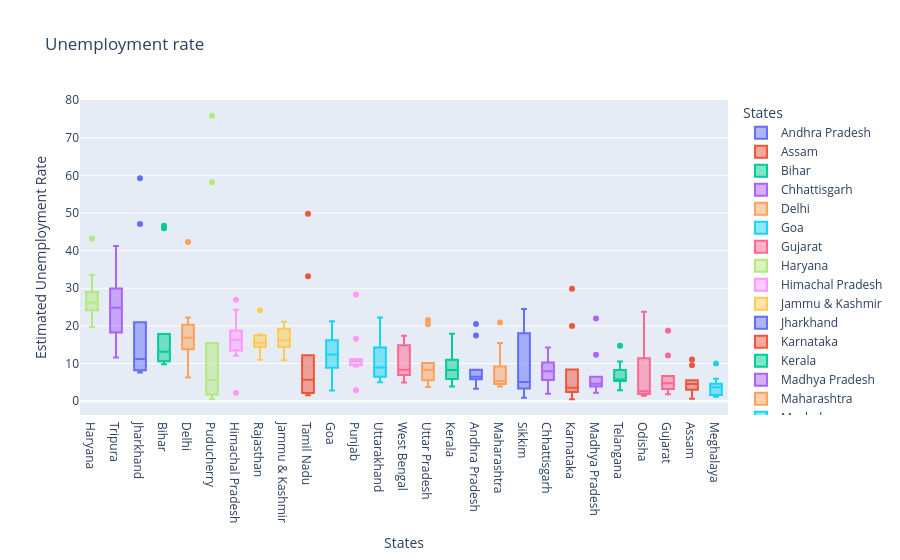

The notebook cell saved with this chart:
### Markdown cell above
# Data exploratory Analysis

### Code cell
fig = px.box(df,x='States',y='Estimated Unemployment Rate',color='States',title='Unemployment rate',template='plotly')
fig.update_layout(xaxis={'categoryorder':'total descending'})
fig.show()

# The below box shows unemployement rate in each state in India

### Figure 1 — Plotly figure (JSON) as saved in the notebook; plotly's stock layout.template omitted (floating-point values rounded to 4 significant figures)
{"data": [{"alignmentgroup": "True", "hovertemplate": "States=%{x}<br>Estimated Unemployment Rate=%{y}<extra></extra>", "legendgroup": "Andhra Pradesh", "marker": {"color": "#636efa"}, "name": "Andhra Pradesh", "notched": false, "offsetgroup": "Andhra Pradesh", "orientation": "v", "showlegend": true, "type": "box", "x": ["Andhra Pradesh", "Andhra Pradesh", "Andhra Pradesh", "Andhra Pradesh", "Andhra Pradesh", "Andhra Pradesh", "Andhra Pradesh", "Andhra Pradesh", "Andhra Pradesh", "Andhra Pradesh"], "x0": " ", "xaxis": "x", "y": [5.48, 5.83, 5.79, 20.51, 17.43, 3.31, 8.34, 6.96, 6.4, 6.59], "y0": " ", "yaxis": "y"}, {"alignmentgroup": "True", "hovertemplate": "States=%{x}<br>Estimated Unemployment Rate=%{y}<extra></extra>", "legendgroup": "Assam", "marker": {"color": "#EF553B"}, "name": "Assam", "notched": false, "offsetgroup": "Assam", "orientation": "v", "showlegend": true, "type": "box", "x": ["Assam", "Assam", "Assam", "Assam", "Assam", "Assam", "Assam", "Assam", "Assam", "Assam"], "x0": " ", "xaxis": "x", "y": [4.66, 4.41, 4.77, 11.06, 9.55, 0.6, 3.77, 5.53, 1.19, 3.02], "y0": " ", "yaxis": "y"}, {"alignmentgroup": "True", "hovertemplate": "States=%{x}<br>Estimated Unemployment Rate=%{y}<extra></extra>", "legendgroup": "Bihar", "marker": {"color": "#00cc96"}, "name": "Bihar", "notched": false, "offsetgroup": "Bihar", "orientation": "v", "showlegend": true, "type": "box", "x": ["Bihar", "Bihar", "Bihar", "Bihar", "Bihar", "Bihar", "Bihar", "Bihar", "Bihar", "Bihar"], "x0": " ", "xaxis": "x", "y": [10.61, 10.29, 15.43, 46.64, 45.96, 17.82, 12.79, 13.44, 11.91, 9.82], "y0": " ", "yaxis": "y"}, {"alignmentgroup": "True", "hovertemplate": "States=%{x}<br>Estimated Unemployment Rate=%{y}<extra></extra>", "legendgroup": "Chhattisgarh", "marker": {"color": "#ab63fa"}, "name": "Chhattisgarh", "notched": false, "offsetgroup": "Chhattisgarh", "orientation": "v", "showlegend": true, "type": "box", "x": ["Chhattisgarh", "Chhattisgarh", "Chhattisgarh", "Chhattisgarh", "Chhattisgarh", "Chhattisgarh", "Chhattisgarh", "Chhattisgarh", "Chhattisgarh", "Chhattisgarh"], "x0": " ", "xaxis": "x", "y": [9.65, 8.38, 7.54, 3.41, 10.5, 14.23, 10.27, 5.63, 1.96, 6.62], "y0": " ", "yaxis": "y"}, {"alignmentgroup": "True", "hovertemplate": "States=%{x}<br>Estimated Unemployment Rate=%{y}<extra></extra>", "legendgroup": "Delhi", "marker": {"color": "#FFA15A"}, "name": "Delhi", "notched": false, "offsetgroup": "Delhi", "orientation": "v", "showlegend": true, "type": "box", "x": ["Delhi", "Delhi", "Delhi", "Delhi", "Delhi", "Delhi", "Delhi", "Delhi", "Delhi", "Delhi"], "x0": " ", "xaxis": "x", "y": [22.23, 14.84, 17.04, 16.68, 42.27, 18.19, 20.3, 13.79, 12.53, 6.27], "y0": " ", "yaxis": "y"}, {"alignmentgroup": "True", "hovertemplate": "States=%{x}<br>Estimated Unemployment Rate=%{y}<extra></extra>", "legendgroup": "Goa", "marker": {"color": "#19d3f3"}, "name": "Goa", "notched": false, "offsetgroup": "Goa", "orientation": "v", "showlegend": true, "type": "box", "x": ["Goa", "Goa", "Goa", "Goa", "Goa", "Goa", "Goa", "Goa", "Goa", "Goa"], "x0": " ", "xaxis": "x", "y": [8.89, 2.81, 5.25, 13.31, 21.25, 9.96, 17.07, 16.21, 15.38, 11.54], "y0": " ", "yaxis": "y"}, {"alignmentgroup": "True", "hovertemplate": "States=%{x}<br>Estimated Unemployment Rate=%{y}<extra></extra>", "legendgroup": "Gujarat", "marker": {"color": "#FF6692"}, "name": "Gujarat", "notched": false, "offsetgroup": "Gujarat", "orientation": "v", "showlegend": true, "type": "box", "x": ["Gujarat", "Gujarat", "Gujarat", "Gujarat", "Gujarat", "Gujarat", "Gujarat", "Gujarat", "Gujarat", "Gujarat"], "x0": " ", "xaxis": "x", "y": [5.54, 6.38, 6.66, 18.71, 12.11, 3.2, 1.84, 1.87, 3.42, 4.03], "y0": " ", "yaxis": "y"}, {"alignmentgroup": "True", "hovertemplate": "States=%{x}<br>Estimated Unemployment Rate=%{y}<extra></extra>", "legendgroup": "Haryana", "marker": {"color": "#B6E880"}, "name": "Haryana", "notched": false, "offsetgroup": "Haryana", "orientation": "v", "showlegend": true, "type": "box", "x": ["Haryana", "Haryana", "Haryana", "Haryana", "Haryana", "Haryana", "Haryana", "Haryana", "Haryana", "Haryana"], "x0": " ", "xaxis": "x", "y": [20.34, 25.77, 25.05, 43.22, 29.02, 26.7, 24.18, 33.5, 19.68, 27.31], "y0": " ", "yaxis": "y"}, {"alignmentgroup": "True", "hovertemplate": "States=%{x}<br>Estimated Unemployment Rate=%{y}<extra></extra>", "legendgroup": "Himachal Pradesh", "marker": {"color": "#FF97FF"}, "name": "Himachal Pradesh", "notched": false, "offsetgroup": "Himachal Pradesh", "orientation": "v", "showlegend": true, "type": "box", "x": ["Himachal Pradesh", "Himachal Pradesh", "Himachal Pradesh", "Himachal Pradesh", "Himachal Pradesh", "Himachal Pradesh", "Himachal Pradesh", "Himachal Pradesh", "Himachal Pradesh", "Himachal Pradesh"], "x0": " ", "xaxis": "x", "y": [16.83, 16.84, 18.76, 2.2, 26.95, 13.47, 24.31, 15.79, 12.04, 13.46], "y0": " ", "yaxis": "y"}, {"alignmentgroup": "True", "hovertemplate": "States=%{x}<br>Estimated Unemployment Rate=%{y}<extra></extra>", "legendgroup": "Jammu & Kashmir", "marker": {"color": "#FECB52"}, "name": "Jammu & Kashmir", "notched": false, "offsetgroup": "Jammu & Kashmir", "orientation": "v", "showlegend": true, "type": "box", "x": ["Jammu & Kashmir", "Jammu & Kashmir", "Jammu & Kashmir", "Jammu & Kashmir", "Jammu & Kashmir", "Jammu & Kashmir", "Jammu & Kashmir", "Jammu & Kashmir", "Jammu & Kashmir"], "x0": " ", "xaxis": "x", "y": [21.08, 20.78, 15.5, 18.74, 17.92, 10.88, 11.09, 16.17, 16.14], "y0": " ", "yaxis": "y"}, {"alignmentgroup": "True", "hovertemplate": "States=%{x}<br>Estimated Unemployment Rate=%{y}<extra></extra>", "legendgroup": "Jharkhand", "marker": {"color": "#636efa"}, "name": "Jharkhand", "notched": false, "offsetgroup": "Jharkhand", "orientation": "v", "showlegend": true, "type": "box", "x": ["Jharkhand", "Jharkhand", "Jharkhand", "Jharkhand", "Jharkhand", "Jharkhand", "Jharkhand", "Jharkhand", "Jharkhand", "Jharkhand"], "x0": " ", "xaxis": "x", "y": [10.61, 11.85, 8.23, 47.09, 59.23, 20.95, 7.63, 9.76, 8.24, 11.8], "y0": " ", "yaxis": "y"}, {"alignmentgroup": "True", "hovertemplate": "States=%{x}<br>Estimated Unemployment Rate=%{y}<extra></extra>", "legendgroup": "Karnataka", "marker": {"color": "#EF553B"}, "name": "Karnataka", "notched": false, "offsetgroup": "Karnataka", "orientation": "v", "showlegend": true, "type": "box", "x": ["Karnataka", "Karnataka", "Karnataka", "Karnataka", "Karnataka", "Karnataka", "Karnataka", "Karnataka", "Karnataka", "Karnataka"], "x0": " ", "xaxis": "x", "y": [2.86, 3.61, 3.46, 29.84, 19.97, 8.44, 4.01, 0.5, 2.41, 1.58], "y0": " ", "yaxis": "y"}, {"alignmentgroup": "True", "hovertemplate": "States=%{x}<br>Estimated Unemployment Rate=%{y}<extra></extra>", "legendgroup": "Kerala", "marker": {"color": "#00cc96"}, "name": "Kerala", "notched": false, "offsetgroup": "Kerala", "orientation": "v", "showlegend": true, "type": "box", "x": ["Kerala", "Kerala", "Kerala", "Kerala", "Kerala", "Kerala", "Kerala", "Kerala", "Kerala", "Kerala"], "x0": " ", "xaxis": "x", "y": [5.31, 7.6, 8.99, 16.99, 17.88, 9.71, 7.09, 10.98, 5.91, 3.88], "y0": " ", "yaxis": "y"}, {"alignmentgroup": "True", "hovertemplate": "States=%{x}<br>Estimated Unemployment Rate=%{y}<extra></extra>", "legendgroup": "Madhya Pradesh", "marker": {"color": "#ab63fa"}, "name": "Madhya Pradesh", "notched": false, "offsetgroup": "Madhya Pradesh", "orientation": "v", "showlegend": true, "type": "box", "x": ["Madhya Pradesh", "Madhya Pradesh", "Madhya Pradesh", "Madhya Pradesh", "Madhya Pradesh", "Madhya Pradesh", "Madhya Pradesh", "Madhya Pradesh", "Madhya Pradesh", "Madhya Pradesh"], "x0": " ", "xaxis": "x", "y": [4.11, 4.57, 2.22, 12.36, 21.98, 6.48, 5.08, 4.7, 3.91, 3.13], "y0": " ", "yaxis": "y"}, {"alignmentgroup": "True", "hovertemplate": "States=%{x}<br>Estimated Unemployment Rate=%{y}<extra></extra>", "legendgroup": "Maharashtra", "marker": {"color": "#FFA15A"}, "name": "Maharashtra", "notched": false, "offsetgroup": "Maharashtra", "orientation": "v", "showlegend": true, "type": "box", "x": ["Maharashtra", "Maharashtra", "Maharashtra", "Maharashtra", "Maharashtra", "Maharashtra", "Maharashtra", "Maharashtra", "Maharashtra", "Maharashtra"], "x0": " ", "xaxis": "x", "y": [4.95, 4.69, 5.79, 20.9, 15.46, 9.23, 3.89, 6.23, 4.55, 4.1], "y0": " ", "yaxis": "y"}, {"alignmentgroup": "True", "hovertemplate": "States=%{x}<br>Estimated Unemployment Rate=%{y}<extra></extra>", "legendgroup": "Meghalaya", "marker": {"color": "#19d3f3"}, "name": "Meghalaya", "notched": false, "offsetgroup": "Meghalaya", "orientation": "v", "showlegend": true, "type": "box", "x": ["Meghalaya", "Meghalaya", "Meghalaya", "Meghalaya", "Meghalaya", "Meghalaya", "Meghalaya", "Meghalaya", "Meghalaya", "Meghalaya"], "x0": " ", "xaxis": "x", "y": [1.66, 3.59, 1.58, 10.03, 5.92, 1.15, 2.1, 3.74, 4.29, 4.6], "y0": " ", "yaxis": "y"}, {"alignmentgroup": "True", "hovertemplate": "States=%{x}<br>Estimated Unemployment Rate=%{y}<extra></extra>", "legendgroup": "Odisha", "marker": {"color": "#FF6692"}, "name": "Odisha", "notched": false, "offsetgroup": "Odisha", "orientation": "v", "showlegend": true, "type": "box", "x": ["Odisha", "Odisha", "Odisha", "Odisha", "Odisha", "Odisha", "Odisha", "Odisha", "Odisha", "Odisha"], "x0": " ", "xaxis": "x", "y": [1.9, 3.12, 13.08, 23.76, 11.41, 3.77, 1.88, 1.42, 2.1, 2.18], "y0": " ", "yaxis": "y"}, {"alignmentgroup": "True", "hovertemplate": "States=%{x}<br>Estimated Unemployment Rate=%{y}<extra></extra>", "legendgroup": "Puducherry", "marker": {"color": "#B6E880"}, "name": "Puducherry", "notched": false, "offsetgroup": "Puducherry", "orientation": "v", "showlegend": true, "type": "box", "x": ["Puducherry", "Puducherry", "Puducherry", "Puducherry", "Puducherry", "Puducherry", "Puducherry", "Puducherry", "Puducherry", "Puducherry"], "x0": " ", "xaxis": "x", "y": [0.58, 1.76, 1.2, 75.85, 58.19, 4.24, 15.47, 5.05, 10.9, 6.18], "y0": " ", "yaxis": "y"}, {"alignmentgroup": "True", "hovertemplate": "States=%{x}<br>Estimated Unemployment Rate=%{y}<extra></extra>", "legendgroup": "Punjab", "marker": {"color": "#FF97FF"}, "name": "Punjab", "notched": false, "offsetgroup": "Punjab", "orientation": "v", "showlegend": true, "type": "box", "x": ["Punjab", "Punjab", "Punjab", "Punjab", "Punjab", "Punjab", "Punjab", "Punjab", "Punjab", "Punjab"], "x0": " ", "xaxis": "x", "y": [11.11, 10.97, 10.32, 2.86, 28.33, 16.55, 9.19, 10.99, 9.61, 9.88], "y0": " ", "yaxis": "y"}, {"alignmentgroup": "True", "hovertemplate": "States=%{x}<br>Estimated Unemployment Rate=%{y}<extra></extra>", "legendgroup": "Rajasthan", "marker": {"color": "#FECB52"}, "name": "Rajasthan", "notched": false, "offsetgroup": "Rajasthan", "orientation": "v", "showlegend": true, "type": "box", "x": ["Rajasthan", "Rajasthan", "Rajasthan", "Rajasthan", "Rajasthan", "Rajasthan", "Rajasthan", "Rajasthan", "Rajasthan", "Rajasthan"], "x0": " ", "xaxis": "x", "y": [10.97, 15.16, 11.9, 17.7, 15.74, 14.39, 15.81, 17.51, 15.35, 24.15], "y0": " ", "yaxis": "y"}, {"alignmentgroup": "True", "hovertemplate": "States=%{x}<br>Estimated Unemployment Rate=%{y}<extra></extra>", "legendgroup": "Sikkim", "marker": {"color": "#636efa"}, "name": "Sikkim", "notched": false, "offsetgroup": "Sikkim", "orientation": "v", "showlegend": true, "type": "box", "x": ["Sikkim", "Sikkim", "Sikkim", "Sikkim", "Sikkim", "Sikkim", "Sikkim", "Sikkim"], "x0": " ", "xaxis": "x", "y": [23.57, 2.28, 24.51, 4.46, 4.45, 12.49, 5.7, 0.88], "y0": " ", "yaxis": "y"}, {"alignmentgroup": "True", "hovertemplate": "States=%{x}<br>Estimated Unemployment Rate=%{y}<extra></extra>", "legendgroup": "Tamil Nadu", "marker": {"color": "#EF553B"}, "name": "Tamil Nadu", "notched": false, "offsetgroup": "Tamil Nadu", "orientation": "v", "showlegend": true, "type": "box", "x": ["Tamil Nadu", "Tamil Nadu", "Tamil Nadu", "Tamil Nadu", "Tamil Nadu", "Tamil Nadu", "Tamil Nadu", "Tamil Nadu", "Tamil Nadu", "Tamil Nadu"], "x0": " ", "xaxis": "x", "y": [1.57, 2.09, 6.4, 49.83, 33.16, 12.2, 6.81, 2.65, 5.0, 2.16], "y0": " ", "yaxis": "y"}, {"alignmentgroup": "True", "hovertemplate": "States=%{x}<br>Estimated Unemployment Rate=%{y}<extra></extra>", "legendgroup": "Telangana", "marker": {"color": "#00cc96"}, "name": "Telangana", "notched": false, "offsetgroup": "Telangana", "orientation": "v", "showlegend": true, "type": "box", "x": ["Telangana", "Telangana", "Telangana", "Telangana", "Telangana", "Telangana", "Telangana", "Telangana", "Telangana", "Telangana"], "x0": " ", "xaxis": "x", "y": [5.49, 8.29, 5.77, 6.25, 14.7, 10.55, 5.36, 5.79, 3.27, 2.86], "y0": " ", "yaxis": "y"}, {"alignmentgroup": "True", "hovertemplate": "States=%{x}<br>Estimated Unemployment Rate=%{y}<extra></extra>", "legendgroup": "Tripura", "marker": {"color": "#ab63fa"}, "name": "Tripura", "notched": false, "offsetgroup": "Tripura", "orientation": "v", "showlegend": true, "type": "box", "x": ["Tripura", "Tripura", "Tripura", "Tripura", "Tripura", "Tripura", "Tripura", "Tripura", "Tripura", "Tripura"], "x0": " ", "xaxis": "x", "y": [32.67, 28.4, 29.95, 41.23, 21.51, 21.71, 18.24, 27.92, 17.35, 11.57], "y0": " ", "yaxis": "y"}, {"alignmentgroup": "True", "hovertemplate": "States=%{x}<br>Estimated Unemployment Rate=%{y}<extra></extra>", "legendgroup": "Uttar Pradesh", "marker": {"color": "#FFA15A"}, "name": "Uttar Pradesh", "notched": false, "offsetgroup": "Uttar Pradesh", "orientation": "v", "showlegend": true, "type": "box", "x": ["Uttar Pradesh", "Uttar Pradesh", "Uttar Pradesh", "Uttar Pradesh", "Uttar Pradesh", "Uttar Pradesh", "Uttar Pradesh", "Uttar Pradesh", "Uttar Pradesh", "Uttar Pradesh"], "x0": " ", "xaxis": "x", "y": [7.58, 8.98, 10.11, 21.54, 20.41, 9.47, 5.56, 5.79, 4.18, 3.75], "y0": " ", "yaxis": "y"}, {"alignmentgroup": "True", "hovertemplate": "States=%{x}<br>Estimated Unemployment Rate=%{y}<extra></extra>", "legendgroup": "Uttarakhand", "marker": {"color": "#19d3f3"}, "name": "Uttarakhand", "notched": false, "offsetgroup": "Uttarakhand", "orientation": "v", "showlegend": true, "type": "box", "x": ["Uttarakhand", "Uttarakhand", "Uttarakhand", "Uttarakhand", "Uttarakhand", "Uttarakhand", "Uttarakhand", "Uttarakhand", "Uttarakhand", "Uttarakhand"], "x0": " ", "xaxis": "x", "y": [5.49, 4.99, 19.85, 6.48, 8.01, 8.61, 12.38, 14.26, 22.26, 9.23], "y0": " ", "yaxis": "y"}, {"alignmentgroup": "True", "hovertemplate": "States=%{x}<br>Estimated Unemployment Rate=%{y}<extra></extra>", "legendgroup": "West Bengal", "marker": {"color": "#FF6692"}, "name": "West Bengal", "notched": false, "offsetgroup": "West Bengal", "orientation": "v", "showlegend": true, "type": "box", "x": ["West Bengal", "West Bengal", "West Bengal", "West Bengal", "West Bengal", "West Bengal", "West Bengal", "West Bengal", "West Bengal", "West Bengal"], "x0": " ", "xaxis": "x", "y": [6.94, 4.92, 6.92, 17.41, 17.41, 7.29, 6.83, 14.87, 9.35, 9.98], "y0": " ", "yaxis": "y"}], "layout": {"boxmode": "overlay", "legend": {"title": {"text": "States"}, "tracegroupgap": 0}, "title": {"text": "Unemployment rate"}, "xaxis": {"anchor": "y", "categoryarray": ["Andhra Pradesh", "Assam", "Bihar", "Chhattisgarh", "Delhi", "Goa", "Gujarat", "Haryana", "Himachal Pradesh", "Jammu & Kashmir", "Jharkhand", "Karnataka", "Kerala", "Madhya Pradesh", "Maharashtra", "Meghalaya", "Odisha", "Puducherry", "Punjab", "Rajasthan", "Sikkim", "Tamil Nadu", "Telangana", "Tripura", "Uttar Pradesh", "Uttarakhand", "West Bengal"], "categoryorder": "total descending", "domain": [0, 1], "title": {"text": "States"}}, "yaxis": {"anchor": "x", "domain": [0, 1], "title": {"text": "Estimated Unemployment Rate"}}}}
